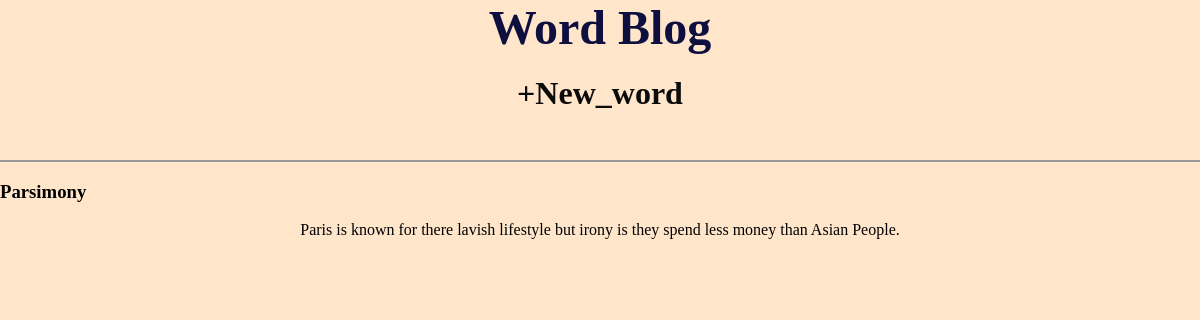
The app's page /blog/2/ with its own data.
### blog/models.py (models this page shows, shortened)
class Blog(models.Model):
    title = models.CharField(max_length=200)
    author = models.ForeignKey(
        'auth.User',
        on_delete = models.CASCADE
    )
    body = models.TextField()

### blog/views.py (the view)
# urls.py: path('blog/<int:pk>/',BlogDetailView.as_view(), name='blog_detail'),
class BlogDetailView(DetailView):
    model = Blog
    template_name = 'blog_detail.html'

### blog/templates/blog_detail.html
{% extends "base.html" %}
{% block content %}
<div class = "blog-entry">
    <h3>{{object.title}}</h3>
        <p>{{object.body}}</p>
</div>
{% endblock content %}

### static/css/style.css (style rules this page uses)
body { margin:0px; border:0px; background-color: rgb(255, 230, 203); }
.blog-entry p { text-align: center; }

### records on screen
Blog: title "Parsimony", body "Paris is known for there lavish lifestyle but irony is they spend less money than Asian People."
